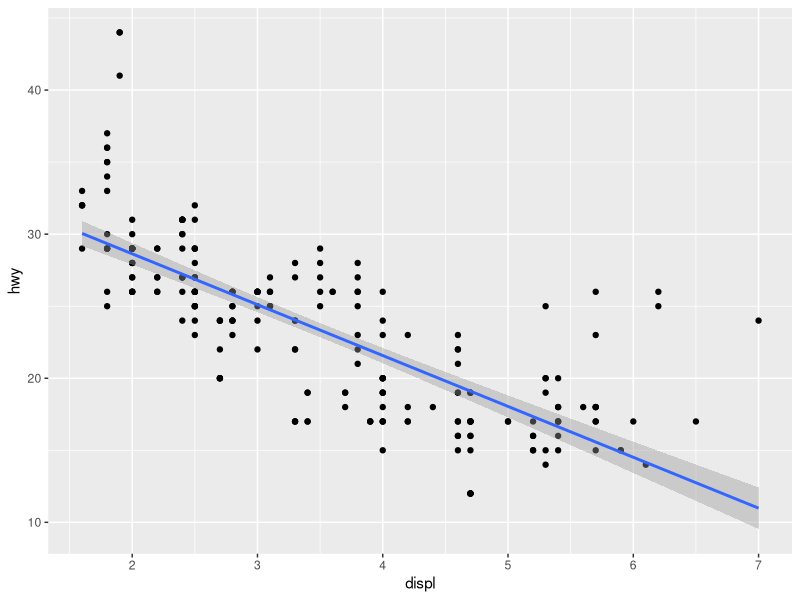

Reproduce this figure in R.
#2 - 工作流程：基础知识

##练习
###2 整以下每个 R 命令，使其正确运行
# install.packages("tidyverse")
library(tidyverse)

ggplot(mpg, aes(x = displ, y = hwy)) + 
  geom_point() +
  geom_smooth(method = "lm")
